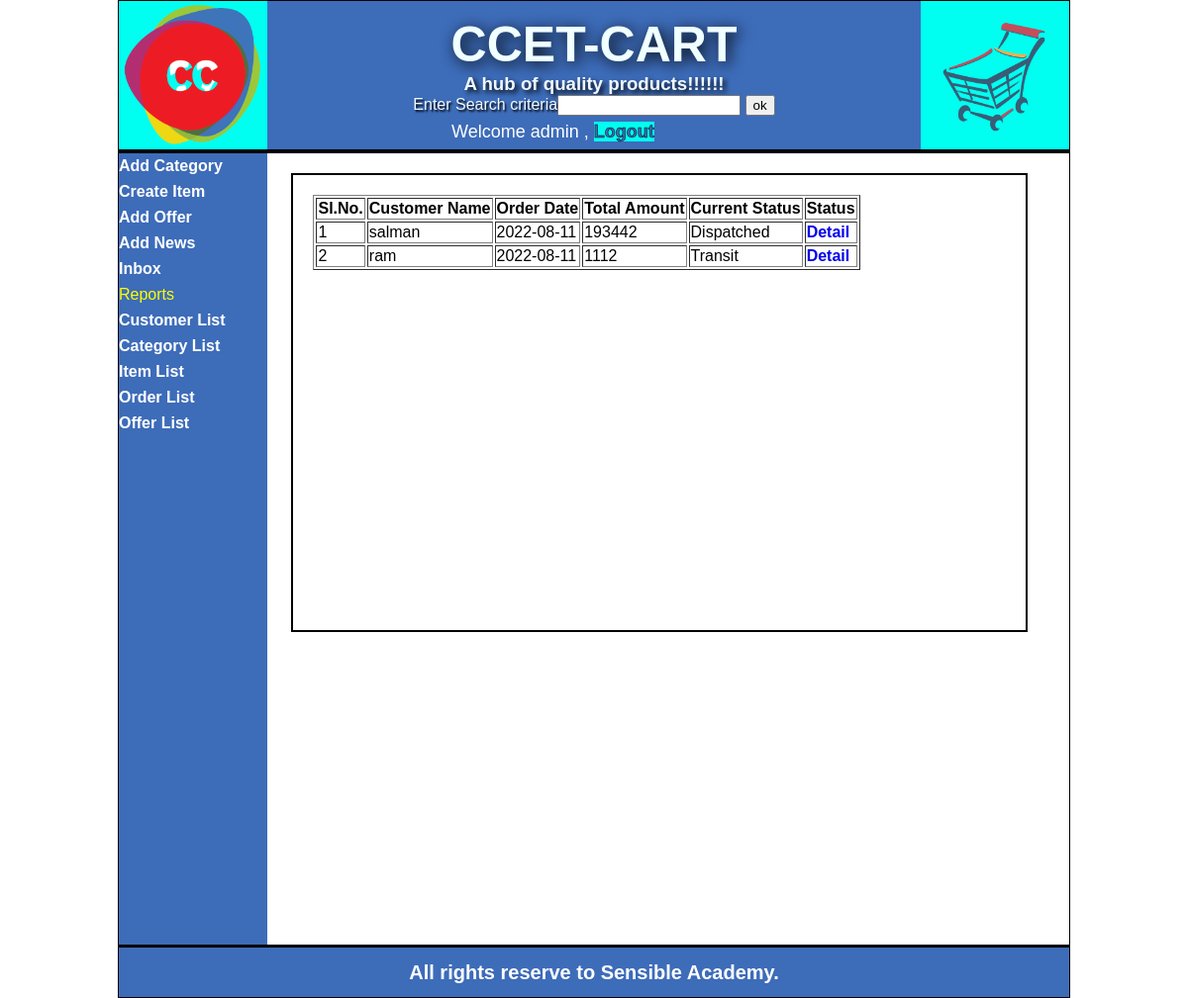
The page /displayOrderMasterForAdmin.php (signed in) on the database its author committed.
### tables this page shows
CREATE TABLE IF NOT EXISTS `order_master` (
  `order_id` int(11) NOT NULL AUTO_INCREMENT,
  `user_name` varchar(30) NOT NULL,
  `order_date` date NOT NULL,
  `total_amount` float NOT NULL,
  `order_status` varchar(20) NOT NULL,
  `last_update_date` date NOT NULL,
  PRIMARY KEY (`order_id`)
);

### displayOrderMasterForAdmin.php (the view, shortened to what this page needs)
<?php @session_start();
  if(isset($_SESSION["uname"]) && $_SESSION["utype"]=="admin")
  {
  include("header.php");
?>
<div id="content">
<div id="adminArea">
<div id="leftAdminArea">
<?php
  include("adminMenu.php");
?>
</div>
<div id="rightAdminArea">
<?php
include("dbconnect.php");
$rsOrder=mysqli_query($con,"select * from order_master order by order_id desc");
echo("<div id='mylist'>");
       echo("<table border='1'");
       echo("<tr>");
       echo("<th>Sl.No.</th>");
       echo("<th>Customer Name</th>");
       echo("<th>Order Date</th>");
       echo("<th>Total Amount</th>");
       echo("<th>Current Status</th>");
       echo("<th>Status</th>");
       $cnt=0;
       while($row=mysqli_fetch_array($rsOrder))
       {
           $cnt++;
           $id=$row["order_id"];
           echo("<tr>");
             echo("<td>");
               echo($cnt);
             echo("</td>");
             echo("<td>");
               echo($row["user_name"]);
             echo("</td>");
             echo("<td>");
               echo($row["order_date"]);
             echo("</td>");
             echo("<td>");
               echo($row["total_amount"]);
             echo("</td>");
             echo("<td>");
               echo($row["order_status"]);
             echo("</td>");
             echo("<td>");
               echo("<a href='displayOrderDetailForAdmin.php?id=$id'>Detail</a>");
             echo("</td>");
           echo("</tr>");
       }
echo("</table>");
echo("</div>");
?>
</div>
</div>
</div>
<?php
  include("footer.php");
  }
  else
  {
      header("location:loginForm.php");
  }
?>

### mystyle.css (style rules this page uses)
body { margin: 0px; padding: 0px; font-family: Verdana, Geneva, Tahoma, sans-serif; }
a { text-decoration: none; font-weight: bold; }
#content { min-height: 450px; }
#adminArea { height:auto; border-bottom:3px solid black; border-top:3px solid black; }
#leftAdminArea { width:150px; min-height:100%; background-color: #3d6cb9; display:inline-block; vertical-align:top; }
#rightAdminArea { width:800px; height:auto; display:inline-block; vertical-align:top; }
#myList { margin: 20px; padding: 20px; border: 2px solid black; width: 700px; height: 420px; overflow: scroll; }

### rows shown on the page
order_master: user_name "salman", order_date "2022-08-11", total_amount "193442", order_status "Dispatched"
order_master: user_name "ram", order_date "2022-08-11", total_amount "1112", order_status "Transit"

### other values the page prints
$_SESSION["uname"] "admin"
